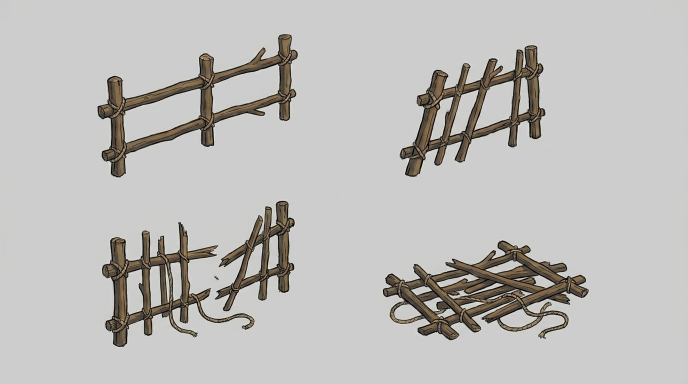
#> input picture assets/storybook-src/flow_camp_v2/fence_pieces_v1.jpg, 1376 x 768 px, given in place of belukar_objects_v1.jpg, which was not available (shown at 1/2 size)
$ python build_camp2_atlas.py
#> lines starting #> are read from the running program, lines starting #| are printed output that depends on the picture; after the words box and inside, x2 and y2 are one past the last pixel; in counts of white or black regions, pixels touching at a corner belong together
"""Camp v2 art: atlas `camp2` + seamless ground tiles.

Sources (all project art, nothing third-party):
  /workspace/abc_game/map_ref/objects_raw/  belukar_objects_v1/v2.jpg, hutan_objects_v1.jpg, tex_grass_v1.jpg, tex_dirt_v1.jpg
  /workspace/abc_game/camp_assets_v1/objects/  tent.png, fence_segment.png
Flow art (assets/storybook-src/flow_camp_v2, see flow_camp_v2.py): Nisa walk + seated, table set, stump stool,
fence states, letter-A stone.
Output: src/storybook/assets/camp2.png/json, camp2_meta.json, ground_grass.jpg, ground_dirt.jpg.
"""
import json, os, sys
sys.path.insert(0, os.path.dirname(__file__))
from flow_camp_v2 import flow_frames
import numpy as np, cv2
from PIL import Image, ImageDraw, ImageFilter

RAW = "/workspace/abc_game/map_ref/objects_raw"
OBJ = "/workspace/abc_game/camp_assets_v1/objects"
OUT = os.path.join(os.path.dirname(__file__), "../../src/storybook/assets")
PREVIEW = sys.argv[1] if len(sys.argv) > 1 else None


def cutout(path, box, scale):
    """Cut one object off the flat grey sheet background with a clean alpha edge."""
#> called with box = (135, 171, 555, 484), scale = 0.28
    im = Image.open(path).convert("RGB")
#> im is the input picture: PIL image 1376x768 RGB; mean R, G, B 190.4, 189, 186.9
    x, y, w, h = box
    pad = 12
    a = np.asarray(im).astype(np.int32)[max(0, y - pad):y + h + pad, max(0, x - pad):x + w + pad]
    bg = np.array([207, 207, 207])
    d = np.abs(a - bg).sum(2)
    hard = (d > 34).astype(np.uint8)
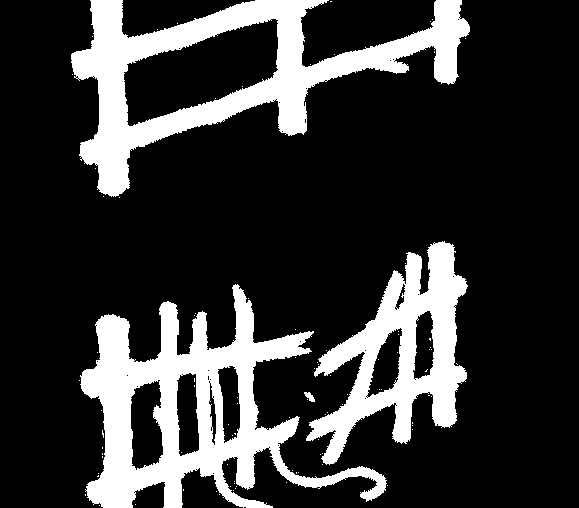
#> hard: shape (508, 579); values 0 (black) and 1 (white), 20.7% white; 93 white regions (89 under 20 px), largest, box (x1, y1, x2, y2) and area: (80, 284, 387, 508) 23930, (71, 0, 470, 197) 22771, (306, 241, 468, 465) 14120, (304, 392, 315, 402) 61
    hard = cv2.morphologyEx(hard, cv2.MORPH_CLOSE, np.ones((5, 5), np.uint8))
#> hard: shape (508, 579); values 0 (black) and 1 (white), 21.4% white; 5 white regions (1 under 20 px), largest, box (x1, y1, x2, y2) and area: (79, 284, 388, 508) 24922, (71, 0, 470, 198) 23276, (306, 241, 468, 465) 14792, (304, 392, 315, 402) 66
    # keep the biggest blob, fill its holes (light highlights inside the object stay opaque)
    n, lab, st, _ = cv2.connectedComponentsWithStats(hard)
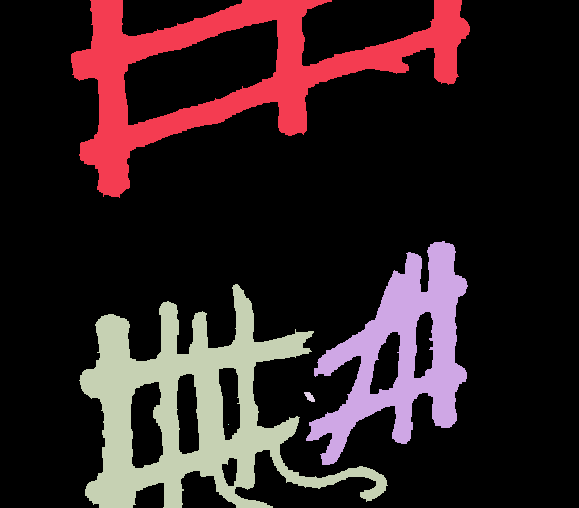
#> lab: shape (508, 579) int32; 6 distinct labels, from 0 to 5; one colour per label, 0 black
#> n = 6; st = [[0, 0, 579, 508, 231075], [71, 0, 399, 198, 23276], [306, 241, 162, 224, 14792], [79, 284, 309, 224, 24922], [304, 392, 11, 10, 66], [228, 424, 1, 1, 1]]
    keep = 1 + int(np.argmax(st[1:, 4]))
#> keep = 3
    hard = (lab == keep).astype(np.uint8)
#> hard: shape (508, 579); values 0 (black) and 1 (white), 8.5% white; 1 white region, box (x1, y1, x2, y2) and area: (79, 284, 388, 508) 24922
    ff = hard.copy() * 255
    m2 = np.zeros((ff.shape[0] + 2, ff.shape[1] + 2), np.uint8)
    cv2.floodFill(ff, m2, (0, 0), 128)
    hard = (ff != 128).astype(np.uint8)
#> hard: shape (508, 579); values 0 (black) and 1 (white), 10.9% white; 1 white region, box (x1, y1, x2, y2) and area: (79, 284, 388, 508) 31932
    hard = cv2.erode(hard, np.ones((3, 3), np.uint8), iterations=1)
#> hard: shape (508, 579); values 0 (black) and 1 (white), 10.3% white; 1 white region, box (x1, y1, x2, y2) and area: (81, 285, 386, 508) 30177
    alpha = cv2.GaussianBlur(hard.astype(np.float32), (0, 0), 1.1)
    rgba = np.dstack([a.astype(np.uint8), (np.clip(alpha, 0, 1) * 255).astype(np.uint8)])
    img = Image.fromarray(rgba, "RGBA")
    img = img.crop(img.getbbox())
    return img.resize((max(1, round(img.width * scale)), max(1, round(img.height * scale))), Image.LANCZOS)


def recolor_tent(hue_shift, sat_mul, val_mul):
    """Same tent art, different canvas colour: only the fabric (olive/khaki hues) is shifted."""
    im = Image.open(os.path.join(OBJ, "tent.png")).convert("RGBA")
    a = np.asarray(im).copy()
    hsv = cv2.cvtColor(a[..., :3], cv2.COLOR_RGB2HSV_FULL).astype(np.float32)
    h, s, v = hsv[..., 0] * 360 / 255, hsv[..., 1], hsv[..., 2]
    fabric = ((h > 33) & (h < 75) & (s > 40) & (v > 60)).astype(np.float32)
    fabric = cv2.GaussianBlur(fabric, (0, 0), 1.2)
    h2 = (h + hue_shift) % 360
    s2 = np.clip(s * sat_mul, 0, 255)
    v2 = np.clip(v * val_mul, 0, 255)
    out = np.dstack([h2 * 255 / 360, s2, v2]).astype(np.uint8)
    rgb2 = cv2.cvtColor(out, cv2.COLOR_HSV2RGB_FULL).astype(np.float32)
    rgb = a[..., :3].astype(np.float32) * (1 - fabric[..., None]) + rgb2 * fabric[..., None]
    a[..., :3] = np.clip(rgb, 0, 255).astype(np.uint8)
    img = Image.fromarray(a, "RGBA")
    return img.resize((img.width // 2, img.height // 2), Image.LANCZOS)


def tile(path, hue=0.0, sat=1.0, val=1.0, size=512, calm=0.0):
    """One exact repeat of the painted texture (688x768 period), recoloured and made POT."""
    im = Image.open(path).convert("RGB").crop((0, 0, 688, 768))
    a = np.asarray(im)
    hsv = cv2.cvtColor(a, cv2.COLOR_RGB2HSV_FULL).astype(np.float32)
    hsv[..., 0] = (hsv[..., 0] + hue * 255 / 360) % 255
    hsv[..., 1] = np.clip(hsv[..., 1] * sat, 0, 255)
    hsv[..., 2] = np.clip(hsv[..., 2] * val, 0, 255)
    out = cv2.cvtColor(hsv.astype(np.uint8), cv2.COLOR_HSV2RGB_FULL).astype(np.float32)
    out = cv2.resize(out, (size, size), interpolation=cv2.INTER_AREA)
    if calm > 0:  # flatten the busy pebbles towards the base colour (packed, trodden dirt)
        base = cv2.GaussianBlur(np.tile(out, (3, 3, 1)), (0, 0), 40)[size:2 * size, size:2 * size]
        out = out * (1 - calm) + base * calm
    # seamless: blend with a half-offset copy whose middle covers the tile edges
    off = np.roll(np.roll(out, size // 2, 0), size // 2, 1)
    r = np.abs(np.linspace(-1, 1, size))
    w = np.clip((1 - np.maximum(r[None, :], r[:, None])) * 3.0, 0, 1)[..., None]
    return Image.fromarray(np.clip(out * w + off * (1 - w), 0, 255).astype(np.uint8))


def main():
    B1, B2, HU = f"{RAW}/belukar_objects_v1.jpg", f"{RAW}/belukar_objects_v2.jpg", f"{RAW}/hutan_objects_v1.jpg"
    frames = {
        "berry_bush": cutout(B1, (135, 171, 555, 484), 0.28),
        "bush": cutout(B1, (853, 171, 556, 485), 0.28),
        "fern2": cutout(B1, (829, 891, 638, 582), 0.22),
        "grass_tuft": cutout(B2, (65, 816, 290, 194), 0.42),
        "flowers": cutout(B2, (463, 829, 228, 180), 0.42),
        "boulder": cutout(HU, (87, 118, 419, 393), 0.34),
        "rocks_moss": cutout(HU, (640, 253, 327, 233), 0.34),
        "stump2": cutout(HU, (76, 721, 422, 393), 0.26),
        "tent_nisa": recolor_tent(0, 1.0, 1.0),
        "tent_boys": recolor_tent(150, 0.75, 1.0),     # slate blue canvas
        "tent_girls": recolor_tent(-40, 1.05, 1.08),   # warm terracotta canvas
    }
#> call 2 of cutout, with box = (853, 171, 556, 485), scale = 0.28
#> in cutout (call 2), `x, y, w, h = box`: x = 853; y = 171; w = 556; h = 485
#> in cutout (call 2), `a = np.asarray(im).astype(np.int32)[max(0, y - pad):y + h + pad, max(0..`:
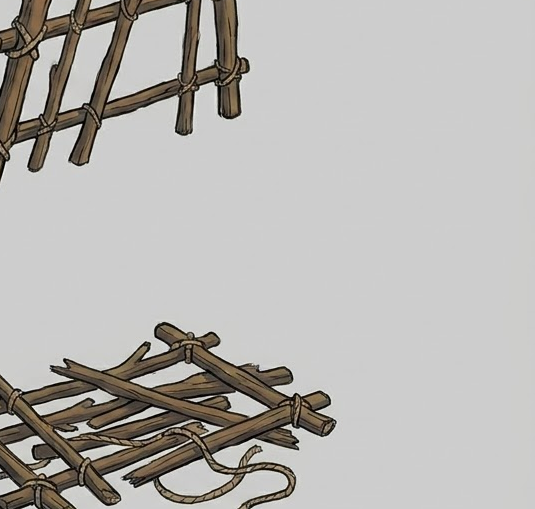
#> a: shape (509, 535, 3) int32; mean R, G, B 182.1, 179.9, 176.8
#> in cutout (call 2), `hard = (d > 34).astype(np.uint8)`: hard: shape (509, 535); values 0 (black) and 1 (white), 20.2% white; 101 white regions (99 under 20 px), largest, box (x1, y1, x2, y2) and area: (0, 321, 338, 509) 34292, (0, 0, 250, 183) 20598
#> in cutout (call 2), `hard = cv2.morphologyEx(hard, cv2.MORPH_CLOSE, np.ones((5, 5), np.uint..`: hard: shape (509, 535); values 0 (black) and 1 (white), 21.2% white; 3 white regions (1 under 20 px), largest, box (x1, y1, x2, y2) and area: (0, 321, 338, 509) 36315, (0, 0, 250, 183) 21357
#> in cutout (call 2), `n, lab, st, _ = cv2.connectedComponentsWithStats(hard)`:
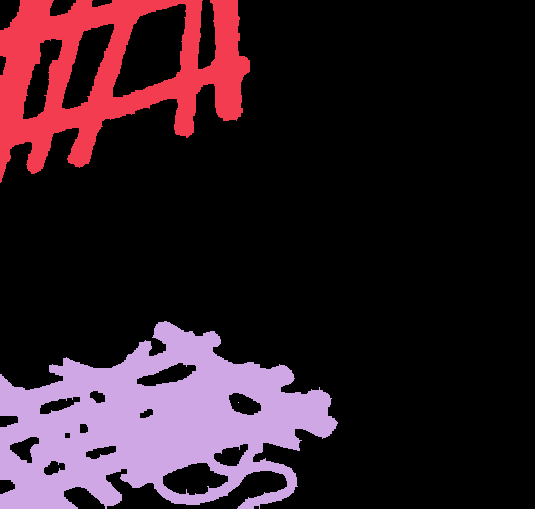
#> lab: shape (509, 535) int32; 4 distinct labels, from 0 to 3; one colour per label, 0 black
#> in cutout (call 2), `n, lab, st, _ = cv2.connectedComponentsWithStats(hard)`: n = 4; st = [[0, 0, 535, 509, 214642], [0, 0, 250, 183, 21357], [0, 321, 338, 188, 36315], [238, 402, 1, 1, 1]]
#> in cutout (call 2), `keep = 1 + int(np.argmax(st[1:, 4]))`: keep = 2
#> in cutout (call 2), `hard = (lab == keep).astype(np.uint8)`: hard: shape (509, 535); values 0 (black) and 1 (white), 13.3% white; 1 white region, box (x1, y1, x2, y2) and area: (0, 321, 338, 509) 36315
#> in cutout (call 2), `cv2.floodFill(ff, m2, (0, 0), 128)`:
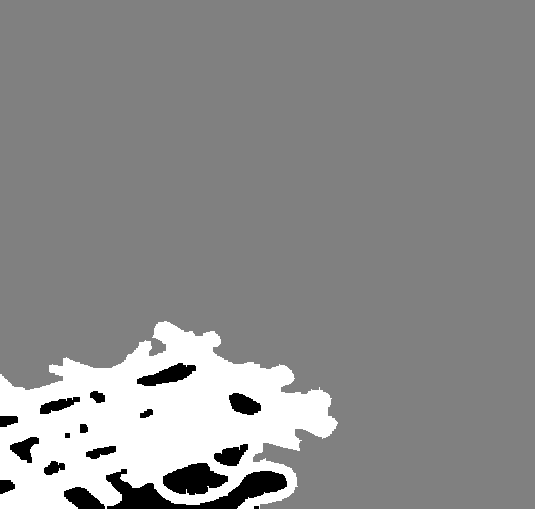
#> ff: shape (509, 535); min 0, max 255, mean 141
#> in cutout (call 2), `hard = (ff != 128).astype(np.uint8)`: hard: shape (509, 535); values 0 (black) and 1 (white), 16.4% white; 1 white region, box (x1, y1, x2, y2) and area: (0, 321, 338, 509) 44604
#> in cutout (call 2), `hard = cv2.erode(hard, np.ones((3, 3), np.uint8), iterations=1)`: hard: shape (509, 535); values 0 (black) and 1 (white), 16% white; 1 white region, box (x1, y1, x2, y2) and area: (0, 322, 336, 509) 43566
#> in cutout (call 2), `rgba = np.dstack([a.astype(np.uint8), (np.clip(alpha, 0, 1) * 255).ast..`:
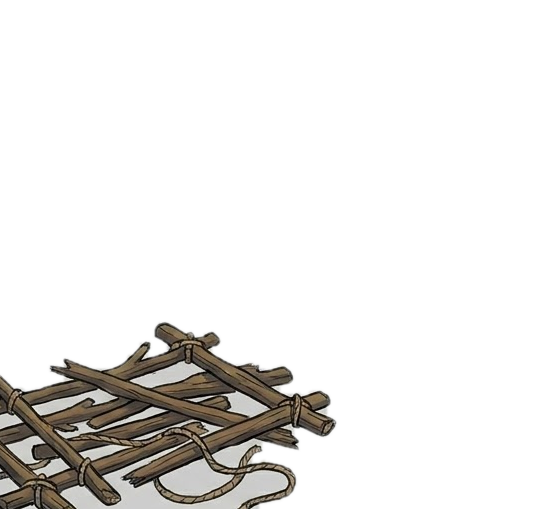
#> rgba: shape (509, 535, 4); mean R, G, B, A 182.1, 179.9, 176.8, 40.6; transparent parts drawn white
#> in cutout (call 2), `return img.resize((max(1, round(img.width * scale)), max(1, round(img...`:
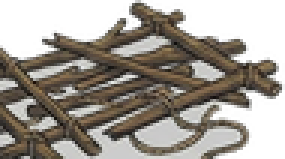
#> returned value: PIL image 95x53 RGBA (shown 3 times larger); mean R, G, B, A 85.5, 79.5, 71.7, 172.8; transparent parts drawn white
    flow, flow_meta = flow_frames()
    frames.update(flow)
    # simple shelf packer
    order = sorted(frames, key=lambda k: -frames[k].height)
    W, x, y, rowh, pos = 2048, 2, 2, 0, {}
    for k in order:
        im = frames[k]
        if x + im.width + 2 > W:
            x, y, rowh = 2, y + rowh + 2, 0
        pos[k] = (x, y)
        x += im.width + 2
        rowh = max(rowh, im.height)
    H = 1
    while H < y + rowh + 2:
        H *= 2
    atlas = Image.new("RGBA", (W, H), (0, 0, 0, 0))
    meta = {"frames": {}, "meta": {"image": "camp2.png", "size": {"w": W, "h": H}, "scale": "1"}}
    for k, (px, py) in pos.items():
        im = frames[k]
        atlas.alpha_composite(im, (px, py))
        meta["frames"][k] = {"frame": {"x": px, "y": py, "w": im.width, "h": im.height}, "rotated": False, "trimmed": False,
                             "spriteSourceSize": {"x": 0, "y": 0, "w": im.width, "h": im.height}, "sourceSize": {"w": im.width, "h": im.height}}
    atlas.save(os.path.join(OUT, "camp2.png"), optimize=True)
    json.dump(meta, open(os.path.join(OUT, "camp2.json"), "w"), indent=1)
    json.dump(flow_meta, open(os.path.join(OUT, "camp2_meta.json"), "w"), indent=1)
    tile(f"{RAW}/tex_grass_v1.jpg", hue=-62, sat=0.62, val=0.86).save(os.path.join(OUT, "ground_grass.jpg"), quality=88)
    tile(f"{RAW}/tex_dirt_v1.jpg", hue=6, sat=0.8, val=1.2, calm=0.55).save(os.path.join(OUT, "ground_dirt.jpg"), quality=88)
    print("atlas", W, H, {k: frames[k].size for k in frames})
    if PREVIEW:
        bg = Image.new("RGBA", atlas.size, (60, 90, 60, 255))
        bg.alpha_composite(atlas)
        bg.convert("RGB").save(PREVIEW)


if __name__ == "__main__":
#> (the run stopped early here; a loop or call above may not have finished)

$ run again, on assets/storybook-src/flow_camp_v2/huruf_A_stone_v1.jpg
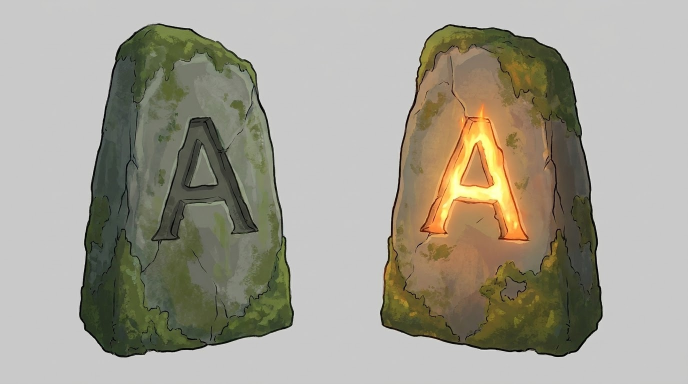
#> input picture assets/storybook-src/flow_camp_v2/huruf_A_stone_v1.jpg, 1376 x 768 px, given in place of belukar_objects_v1.jpg, which was not available (shown at 1/2 size)
#> in cutout, im is the input picture: PIL image 1376x768 RGB; mean R, G, B 161.1, 157.5, 144.2
#> lab: shape (508, 579) int32; 4 distinct labels, from 0 to 3
#> n = 4; st = [[0, 0, 579, 508, 102680], [30, 0, 437, 508, 191450], [61, 164, 1, 1, 1], [53, 201, 1, 1, 1]]
#> keep = 1
#> x = 853; y = 171; w = 556; h = 485
#> a: shape (509, 535, 3) int32
#> d: shape (509, 535) int64
#> in cutout (call 2), `hard = cv2.morphologyEx(hard, cv2.MORPH_CLOSE, np.ones((5, 5), np.uint..`:
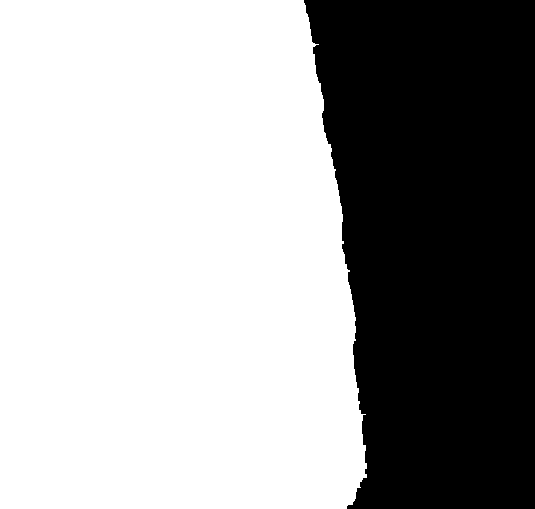
#> hard: shape (509, 535); values 0 (black) and 1 (white), 63.8% white; 1 black region, box (x1, y1, x2, y2) and area: (304, 0, 535, 509) 98491
#> n = 2; st = [[304, 0, 231, 509, 98491], [0, 0, 367, 509, 173824]]
#> alpha: shape (509, 535) float32
#> rgba: shape (509, 535, 4)
#> in cutout (call 2), `img = img.crop(img.getbbox())`:
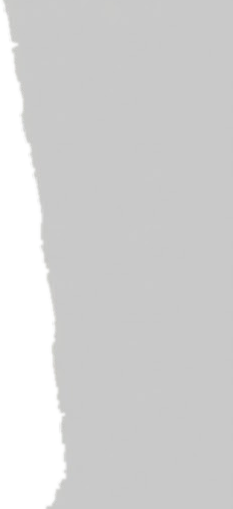
#> img: PIL image 233x509 RGBA; mean R, G, B, A 177.7, 178, 175.6, 209.5; transparent parts drawn white
